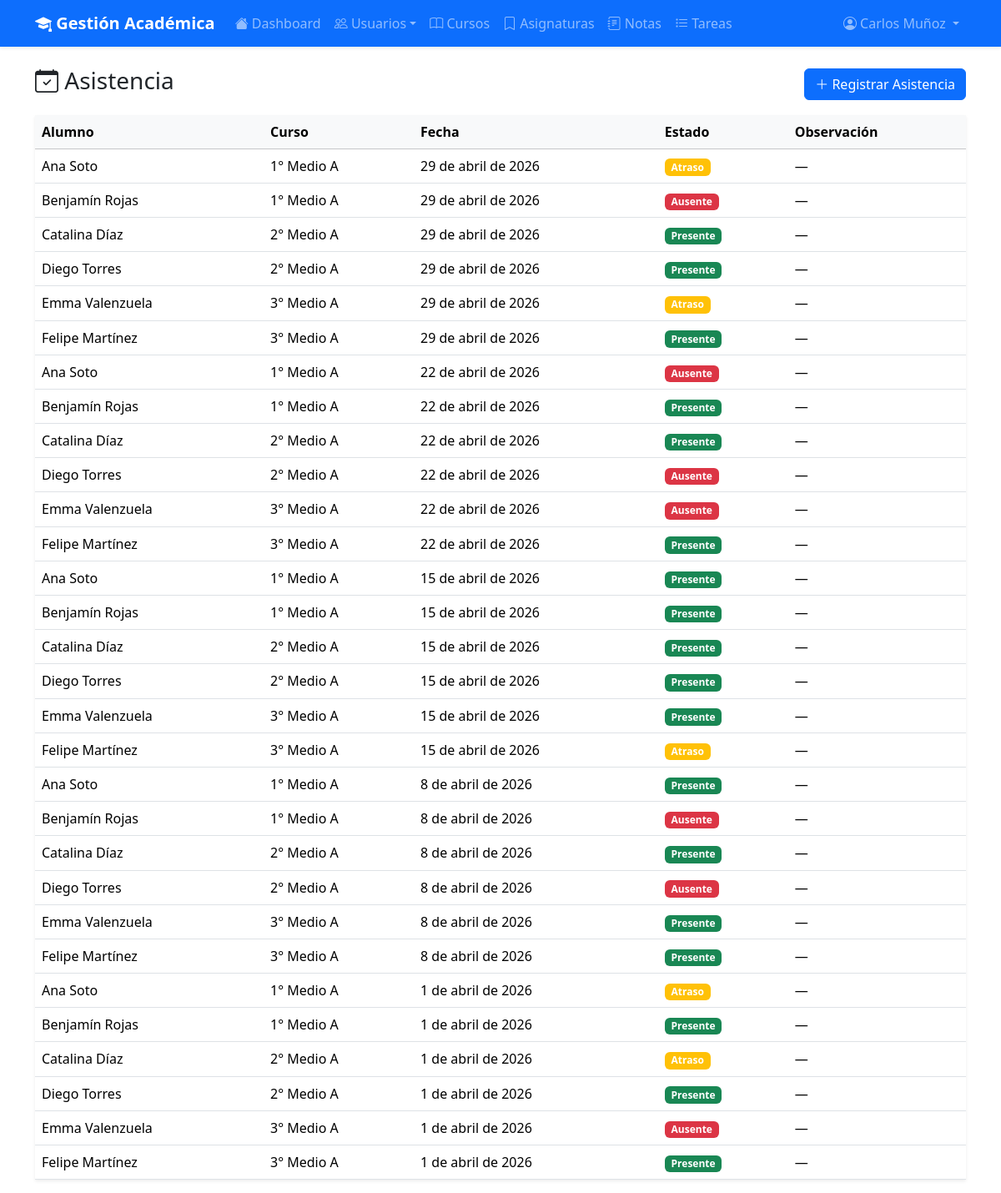
The app's page /academics/attendance/ (signed in) with its own data.
### academics/models.py (models this page shows, shortened)
class Attendance(models.Model):
    ESTADO_CHOICES = [
        ("PRESENTE", "Presente"),
        ("AUSENTE", "Ausente"),
        ("ATRASO", "Atraso"),
        ("JUSTIFICADO", "Justificado"),
    ]
    student = models.ForeignKey("accounts.Student", on_delete=models.CASCADE, related_name="attendances")
    course = models.ForeignKey(Course, on_delete=models.CASCADE, related_name="attendances")
    subject = models.ForeignKey(Subject, on_delete=models.CASCADE, related_name="attendances", null=True, blank=True)
    fecha = models.DateField("Fecha")
    estado = models.CharField("Estado", max_length=20, choices=ESTADO_CHOICES, default="PRESENTE")
    observacion = models.TextField("Observación", blank=True)
    registered_by = models.ForeignKey("accounts.Teacher", on_delete=models.SET_NULL, null=True, blank=True)
    class Meta:
        verbose_name = "Asistencia"
        verbose_name_plural = "Asistencias"
        ordering = ["-fecha"]
        unique_together = ["student", "course", "fecha"]

class Course(models.Model):
    nombre = models.CharField("Nombre del curso", max_length=100)
    descripcion = models.TextField("Descripción", blank=True)
    año = models.IntegerField("Año académico")
    alumnos = models.ManyToManyField(
        "accounts.Student",
        related_name="courses",
        through="academics.Enrollment",
        blank=True,
    )
    class Meta:
        verbose_name = "Curso"
        verbose_name_plural = "Cursos"
        ordering = ["-año", "nombre"]

### accounts/models.py (models this page shows, shortened)
class Student(models.Model):
    user = models.OneToOneField(User, on_delete=models.CASCADE, primary_key=True)
    rut = models.CharField("RUT", max_length=12, unique=True)
    fecha_nacimiento = models.DateField("Fecha de nacimiento")
    telefono = models.CharField("Teléfono", max_length=15, blank=True)
    direccion = models.TextField("Dirección", blank=True)
    class Meta:
        verbose_name = "Alumno"
        verbose_name_plural = "Alumnos"

### academics/views.py (the view)
# urls.py: path("attendance/", views.AttendanceListView.as_view(), name="attendance_list"),
@method_decorator(admin_or_teacher_required, name="dispatch")
class AttendanceListView(LoginRequiredMixin, ListView):
    model = Attendance
    template_name = "academics/attendance_list.html"
    context_object_name = "attendances"
    def get_queryset(self):
        qs = Attendance.objects.all()
        if hasattr(self.request.user, "student"):
            qs = qs.filter(student=self.request.user.student)
        return qs

### accounts/context_processors.py (called while the page is built)
def user_role(request):
    if not request.user.is_authenticated:
        return {"role": None}
    if hasattr(request.user, "student"):
        return {"role": "student"}
    if hasattr(request.user, "teacher"):
        return {"role": "teacher"}
    if hasattr(request.user, "adminprofile") or request.user.is_superuser:
        return {"role": "admin"}
    return {"role": None}

### academics/templates/academics/attendance_list.html (shortened to what this page needs)
{% extends "base.html" %}
{% block content %}
<div class="d-flex justify-content-between align-items-center mb-3">
    <h3><i class="bi bi-calendar-check"></i> {% if role == 'student' %}Mi Asistencia{% else %}Asistencia{% endif %}</h3>
    {% if role != 'student' %}
    <a href="{% url 'academics:attendance_create' %}" class="btn btn-primary"><i class="bi bi-plus-lg"></i> Registrar Asistencia</a>
    {% endif %}
</div>
<table class="table table-hover shadow-sm">
    <thead class="table-light">
        <tr>
            {% if role != 'student' %}<th>Alumno</th>{% endif %}
            <th>Curso</th><th>Fecha</th><th>Estado</th><th>Observación</th>
        </tr>
    </thead>
    <tbody>
        {% for a in attendances %}
        <tr>
            {% if role != 'student' %}<td>{{ a.student.user.get_full_name }}</td>{% endif %}
            <td>{{ a.course.nombre }}</td>
            <td>{{ a.fecha }}</td>
            <td>
                <span class="badge bg-{% if a.estado == 'PRESENTE' %}success{% elif a.estado == 'AUSENTE' %}danger{% elif a.estado == 'ATRASO' %}warning{% else %}secondary{% endif %}">
                    {{ a.get_estado_display }}
                </span>
            </td>
            <td>{{ a.observacion|default:"—" }}</td>
        </tr>
        {% empty %}
        <tr><td colspan="{% if role == 'student' %}3{% else %}5{% endif %}" class="text-center text-muted">Sin registros de asistencia</td></tr>
        {% endfor %}
    </tbody>
</table>
{% endblock %}

### templates/base.html (shortened to what this page needs)
<!DOCTYPE html>
<html lang="es">
<head>
    <link href="https://cdn.jsdelivr.net/npm/bootstrap@5.3.3/dist/css/bootstrap.min.css" rel="stylesheet">
    <link rel="stylesheet" href="https://cdn.jsdelivr.net/npm/bootstrap-icons@1.11.3/font/bootstrap-icons.min.css">
</head>
<body>
    {% if user.is_authenticated %}
    <nav class="navbar navbar-expand-lg navbar-dark bg-primary shadow-sm">
        <div class="container">
            <a class="navbar-brand fw-bold" href="{% url 'dashboard' %}">
                <i class="bi bi-mortarboard-fill"></i> Gestión Académica
            </a>
            <div class="collapse navbar-collapse" id="navbarNav">
                <ul class="navbar-nav me-auto">
                    <li class="nav-item"><a class="nav-link" href="{% url 'dashboard' %}"><i class="bi bi-house-fill"></i> Dashboard</a></li>
                    {% if role == 'student' %}
                        <li class="nav-item"><a class="nav-link" href="{% url 'academics:grade_list' %}"><i class="bi bi-journal-text"></i> Mis Notas</a></li>
                        <li class="nav-item"><a class="nav-link" href="{% url 'tasks_app:task_list' %}"><i class="bi bi-list-task"></i> Tareas</a></li>
                        <li class="nav-item"><a class="nav-link" href="{% url 'academics:attendance_list' %}"><i class="bi bi-calendar-check"></i> Asistencia</a></li>
                    {% elif role == 'admin' %}
                        <li class="nav-item dropdown">
                            <a class="nav-link dropdown-toggle" href="#" data-bs-toggle="dropdown"><i class="bi bi-people"></i> Usuarios</a>
                        </li>
                        <li class="nav-item"><a class="nav-link" href="{% url 'academics:course_list' %}"><i class="bi bi-book"></i> Cursos</a></li>
                        <li class="nav-item"><a class="nav-link" href="{% url 'academics:subject_list' %}"><i class="bi bi-bookmark"></i> Asignaturas</a></li>
                        <li class="nav-item"><a class="nav-link" href="{% url 'academics:grade_list' %}"><i class="bi bi-journal-text"></i> Notas</a></li>
                        <li class="nav-item"><a class="nav-link" href="{% url 'tasks_app:task_list' %}"><i class="bi bi-list-task"></i> Tareas</a></li>
                    {% endif %}
                </ul>
                <ul class="navbar-nav">
                    <li class="nav-item dropdown">
                        <a class="nav-link dropdown-toggle" href="#" data-bs-toggle="dropdown">
                            <i class="bi bi-person-circle"></i> {{ user.get_full_name|default:user.username }}
                        </a>
                    </li>
                </ul>
            </div>
        </div>
    </nav>
    {% endif %}
    <div class="container mt-4">
        {% block content %}{% endblock %}
    </div>
</body>
</html>

### records on screen
Attendance: student.user.get_full_name "Ana Soto", course.nombre "1° Medio A", fecha "29 de abril de 2026", estado "Atraso", observacion "—"
Attendance: student.user.get_full_name "Benjamín Rojas", course.nombre "1° Medio A", fecha "29 de abril de 2026", estado "Ausente", observacion "—"
Attendance: student.user.get_full_name "Catalina Díaz", course.nombre "2° Medio A", fecha "29 de abril de 2026", estado "Presente", observacion "—"
Attendance: student.user.get_full_name "Diego Torres", course.nombre "2° Medio A", fecha "29 de abril de 2026", estado "Presente", observacion "—"
Attendance: student.user.get_full_name "Emma Valenzuela", course.nombre "3° Medio A", fecha "29 de abril de 2026", estado "Atraso", observacion "—"
Attendance: student.user.get_full_name "Felipe Martínez", course.nombre "3° Medio A", fecha "29 de abril de 2026", estado "Presente", observacion "—"
Attendance: student.user.get_full_name "Ana Soto", course.nombre "1° Medio A", fecha "22 de abril de 2026", estado "Ausente", observacion "—"
Attendance: student.user.get_full_name "Benjamín Rojas", course.nombre "1° Medio A", fecha "22 de abril de 2026", estado "Presente", observacion "—"
Attendance: student.user.get_full_name "Catalina Díaz", course.nombre "2° Medio A", fecha "22 de abril de 2026", estado "Presente", observacion "—"
Attendance: student.user.get_full_name "Diego Torres", course.nombre "2° Medio A", fecha "22 de abril de 2026", estado "Ausente", observacion "—"
Attendance: student.user.get_full_name "Emma Valenzuela", course.nombre "3° Medio A", fecha "22 de abril de 2026", estado "Ausente", observacion "—"
Attendance: student.user.get_full_name "Felipe Martínez", course.nombre "3° Medio A", fecha "22 de abril de 2026", estado "Presente", observacion "—"
Attendance: student.user.get_full_name "Ana Soto", course.nombre "1° Medio A", fecha "15 de abril de 2026", estado "Presente", observacion "—"
Attendance: student.user.get_full_name "Benjamín Rojas", course.nombre "1° Medio A", fecha "15 de abril de 2026", estado "Presente", observacion "—"
Attendance: student.user.get_full_name "Catalina Díaz", course.nombre "2° Medio A", fecha "15 de abril de 2026", estado "Presente", observacion "—"
Attendance: student.user.get_full_name "Diego Torres", course.nombre "2° Medio A", fecha "15 de abril de 2026", estado "Presente", observacion "—"
Attendance: student.user.get_full_name "Emma Valenzuela", course.nombre "3° Medio A", fecha "15 de abril de 2026", estado "Presente", observacion "—"
Attendance: student.user.get_full_name "Felipe Martínez", course.nombre "3° Medio A", fecha "15 de abril de 2026", estado "Atraso", observacion "—"
Attendance: student.user.get_full_name "Ana Soto", course.nombre "1° Medio A", fecha "8 de abril de 2026", estado "Presente", observacion "—"
Attendance: student.user.get_full_name "Benjamín Rojas", course.nombre "1° Medio A", fecha "8 de abril de 2026", estado "Ausente", observacion "—"
Attendance: student.user.get_full_name "Catalina Díaz", course.nombre "2° Medio A", fecha "8 de abril de 2026", estado "Presente", observacion "—"
Attendance: student.user.get_full_name "Diego Torres", course.nombre "2° Medio A", fecha "8 de abril de 2026", estado "Ausente", observacion "—"
Attendance: student.user.get_full_name "Emma Valenzuela", course.nombre "3° Medio A", fecha "8 de abril de 2026", estado "Presente", observacion "—"
Attendance: student.user.get_full_name "Felipe Martínez", course.nombre "3° Medio A", fecha "8 de abril de 2026", estado "Presente", observacion "—"
Attendance: student.user.get_full_name "Ana Soto", course.nombre "1° Medio A", fecha "1 de abril de 2026", estado "Atraso", observacion "—"
Attendance: student.user.get_full_name "Benjamín Rojas", course.nombre "1° Medio A", fecha "1 de abril de 2026", estado "Presente", observacion "—"
Attendance: student.user.get_full_name "Catalina Díaz", course.nombre "2° Medio A", fecha "1 de abril de 2026", estado "Atraso", observacion "—"
Attendance: student.user.get_full_name "Diego Torres", course.nombre "2° Medio A", fecha "1 de abril de 2026", estado "Presente", observacion "—"
Attendance: student.user.get_full_name "Emma Valenzuela", course.nombre "3° Medio A", fecha "1 de abril de 2026", estado "Ausente", observacion "—"
Attendance: student.user.get_full_name "Felipe Martínez", course.nombre "3° Medio A", fecha "1 de abril de 2026", estado "Presente", observacion "—"

### other values on screen
{{ user.get_full_name|default:user.username }} "Carlos Muñoz"
